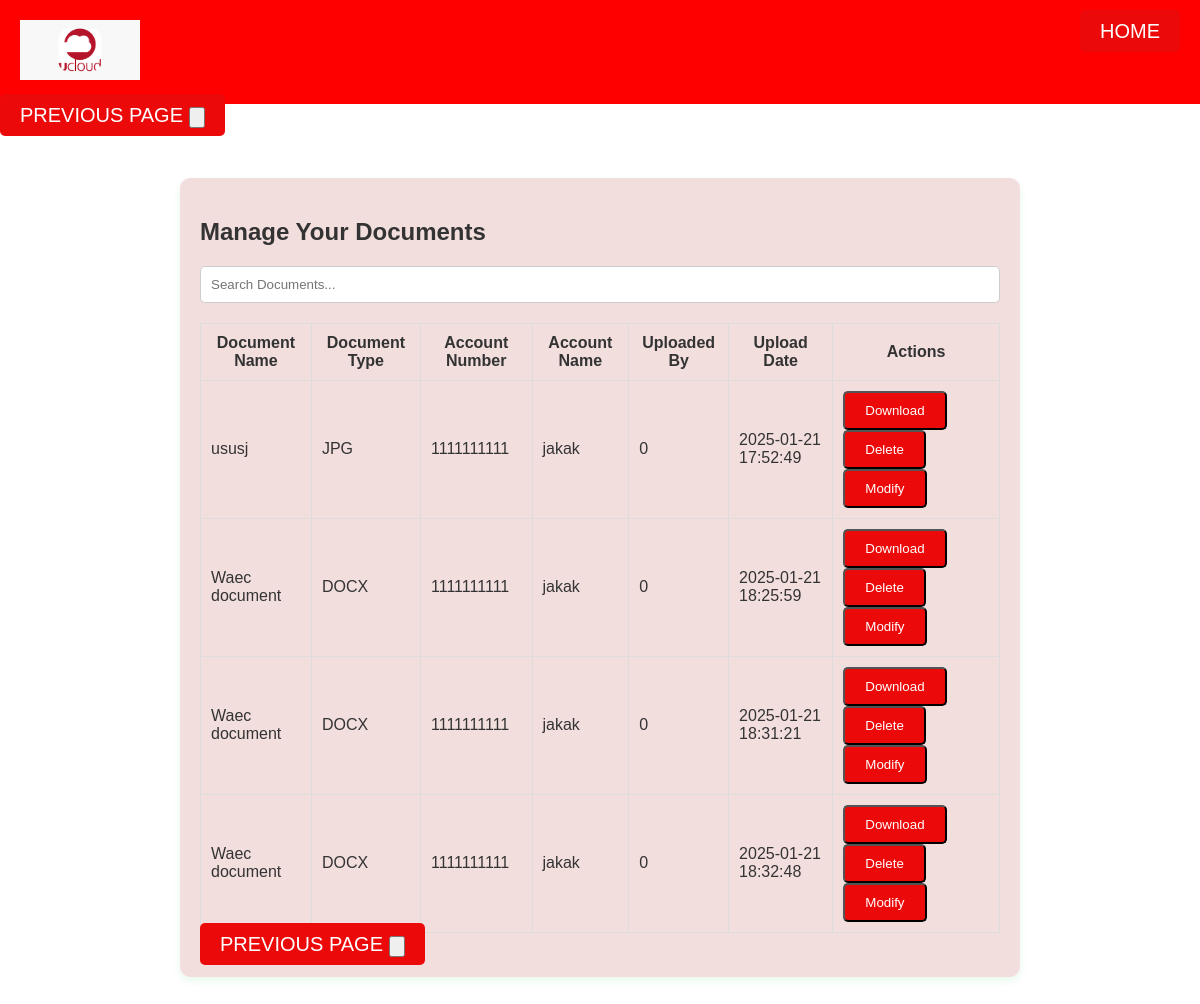
/ubajb/manage.php (signed in), run on the app's committed database.
### tables this page shows
CREATE TABLE `documents` (
  `id` int(11) NOT NULL,
  `Sol_ID` int(11) NOT NULL,
  `Account_No` int(99) NOT NULL,
  `Account_Name` varchar(255) NOT NULL,
  `Doc_name` varchar(255) NOT NULL,
  `url` varchar(255) NOT NULL,
  `uploaded_Time` timestamp NOT NULL DEFAULT current_timestamp() ON UPDATE current_timestamp()
);

### ubajb/manage.php (the view, shortened to what this page needs)
<?php
include 'inc/db.php';
$stmt = $conn->prepare("SELECT Sol_ID, Account_No, Account_Name, Doc_name, url, uploaded_Time FROM documents");
$stmt->execute();
$result = $stmt->get_result();
?>
    <?php include 'inc/header.php'; ?>
    <a href="dashboard.php" class="cta-button"> PREVIOUS PAGE  <input  type="button" > </a>
    <section class="container2 manage-section">
        <h1>Manage Your Documents</h1>
        <input type="text" id="searchBar" placeholder="Search Documents..." onkeyup="filterTable()">
        <table id="documentTable">
            <thead>
                <tr>
                    <th>Document Name</th>
                    <th>Document Type</th>
                    <th>Account Number</th>
                    <th>Account Name</th>
                    <th>Uploaded By</th>
                    <th>Upload Date</th>
                    <th>Actions</th>
                </tr>
            </thead>
            <tbody>
                <?php while ($row = $result->fetch_assoc()): ?>
                    <?php
                    $document_type = pathinfo($row['url'], PATHINFO_EXTENSION);
                    ?>
                    <tr>
                        <td><?php echo htmlspecialchars($row['Doc_name']); ?></td>
                        <td><?php echo strtoupper($document_type); ?></td>
                        <td><?php echo htmlspecialchars($row['Account_No']); ?></td>
                        <td><?php echo htmlspecialchars($row['Account_Name']); ?></td>
                        <td><?php echo htmlspecialchars($row['Sol_ID']); ?></td>
                        <td><?php echo htmlspecialchars($row['uploaded_Time']); ?></td>
                        <td>
                            <button class="cta-button" onclick="window.location.href='<?php echo htmlspecialchars($row['url']); ?>'">Download</button>
                            <button class="cta-button" onclick="deleteDocument('<?php echo htmlspecialchars($row['Doc_name']); ?>')">Delete</button>
                            <button class="cta-button" onclick="modifyDocument('<?php echo htmlspecialchars($row['Doc_name']); ?>')">Modify</button>
                        </td>
                    </tr>
                <?php endwhile; ?>
            </tbody>
        </table>
    <a href="dashboard.php" class="cta-button"> PREVIOUS PAGE  <input  type="button" > </a>
    </section>
<br><br>
</body>
</html>

### ubajb/inc/header.php (shortened to what this page needs)
<!DOCTYPE html>
<html lang="en">
<head>
<link rel="stylesheet" href="dist/main.css">
</head>
<body>
<header class="header">
<div class="logo">
    <img src="../images/ucloud.png" alt="üCloud Logo" width="120px">
</div>
<nav class="nav-links">
    <a href="../index.php" class="cta-button">HOME</a>
</nav>
</header>

### data on the page
documents: Doc_name "ususj", url "JPG", Account_No "1111111111", Account_Name "jakak", Sol_ID "0", uploaded_Time "2025-01-21 17:52:49"
documents: Doc_name "Waec document", url "DOCX", Account_No "1111111111", Account_Name "jakak", Sol_ID "0", uploaded_Time "2025-01-21 18:25:59"
documents: Doc_name "Waec document", url "DOCX", Account_No "1111111111", Account_Name "jakak", Sol_ID "0", uploaded_Time "2025-01-21 18:31:21"
documents: Doc_name "Waec document", url "DOCX", Account_No "1111111111", Account_Name "jakak", Sol_ID "0", uploaded_Time "2025-01-21 18:32:48"
